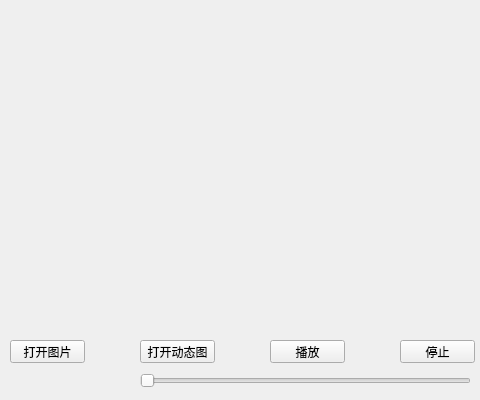
<?xml version="1.0" encoding="UTF-8"?>
<ui version="4.0">
 <class>Widget</class>
 <widget class="QWidget" name="Widget">
  <property name="geometry">
   <rect>
    <x>0</x>
    <y>0</y>
    <width>480</width>
    <height>400</height>
   </rect>
  </property>
  <property name="windowTitle">
   <string>Widget</string>
  </property>
  <widget class="QLabel" name="labelShow">
   <property name="geometry">
    <rect>
     <x>10</x>
     <y>10</y>
     <width>461</width>
     <height>321</height>
    </rect>
   </property>
   <property name="text">
    <string/>
   </property>
  </widget>
  <widget class="QPushButton" name="pushButtonOpenPic">
   <property name="geometry">
    <rect>
     <x>10</x>
     <y>340</y>
     <width>75</width>
     <height>23</height>
    </rect>
   </property>
   <property name="text">
    <string>打开图片</string>
   </property>
  </widget>
  <widget class="QPushButton" name="pushButtonOpenMov">
   <property name="geometry">
    <rect>
     <x>140</x>
     <y>340</y>
     <width>75</width>
     <height>23</height>
    </rect>
   </property>
   <property name="text">
    <string>打开动态图</string>
   </property>
  </widget>
  <widget class="QPushButton" name="pushButtonStart">
   <property name="geometry">
    <rect>
     <x>270</x>
     <y>340</y>
     <width>75</width>
     <height>23</height>
    </rect>
   </property>
   <property name="text">
    <string>播放</string>
   </property>
  </widget>
  <widget class="QPushButton" name="pushButtonStop">
   <property name="geometry">
    <rect>
     <x>400</x>
     <y>340</y>
     <width>75</width>
     <height>23</height>
    </rect>
   </property>
   <property name="text">
    <string>停止</string>
   </property>
  </widget>
  <widget class="QSlider" name="horizontalSlider">
   <property name="geometry">
    <rect>
     <x>140</x>
     <y>370</y>
     <width>331</width>
     <height>21</height>
    </rect>
   </property>
   <property name="orientation">
    <enum>Qt::Horizontal</enum>
   </property>
  </widget>
 </widget>
 <layoutdefault spacing="6" margin="11"/>
 <resources/>
 <connections/>
</ui>
